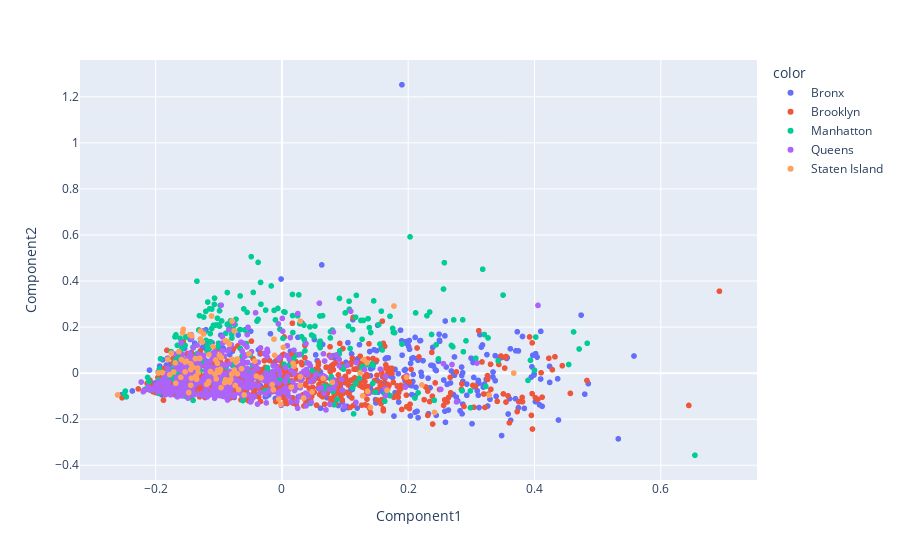

The code cell stored with this chart in its notebook:
### Code cell
res = pd.read_csv("DataFiles/FDNY/ISOMAP_data2018.csv")

df = res[["Povertyrate","Unemploymentrate","total","popu"]].copy()
iso = manifold.Isomap(n_neighbors=10, n_components=2)
iso.fit(df)
manifold_2Da = iso.transform(df)
manifold_2D = pd.DataFrame(manifold_2Da, columns=['Component1', 'Component2'])

comp1 = manifold_2D.Component1.values
comp2 = manifold_2D.Component2.values
manifold_2D["Geoid"] = res.Geoid.values
color = res.borough.values
colormap = np.array(['r',    'g',    'b',  'yellow', 'purple'])
boro =  np.array(['Bronx','Staten Island', 'Brooklyn', 'Manhatton', 'Queens'])
#360050,360850,360470,360471,360610,360810

#plt.scatter(comp1,comp2, c = colormap[color],alpha = 0.6)

fig = px.scatter(manifold_2D, x="Component1", y="Component2", color = boro[color],hover_data=['Geoid'])
fig.show()

### Figure 1 — Plotly figure (JSON) as saved in the notebook; plotly's stock layout.template omitted (floating-point values rounded to 4 significant figures; data arrays with more than 128 entries replaced by an {"elided": "..."} marker saying what was removed)
{"data": [{"customdata": {"elided": "422x1 str values"}, "hoverlabel": {"namelength": 0}, "hovertemplate": "color=Bronx<br>Component1=%{x}<br>Component2=%{y}<br>Geoid=%{customdata[0]}", "legendgroup": "Bronx", "marker": {"color": "#636efa", "symbol": "circle"}, "mode": "markers", "name": "Bronx", "showlegend": true, "type": "scattergl", "x": {"elided": "422 float values"}, "xaxis": "x", "y": {"elided": "422 float values"}, "yaxis": "y"}, {"customdata": {"elided": "697x1 str values"}, "hoverlabel": {"namelength": 0}, "hovertemplate": "color=Brooklyn<br>Component1=%{x}<br>Component2=%{y}<br>Geoid=%{customdata[0]}", "legendgroup": "Brooklyn", "marker": {"color": "#EF553B", "symbol": "circle"}, "mode": "markers", "name": "Brooklyn", "showlegend": true, "type": "scattergl", "x": {"elided": "697 float values"}, "xaxis": "x", "y": {"elided": "697 float values"}, "yaxis": "y"}, {"customdata": {"elided": "272x1 str values"}, "hoverlabel": {"namelength": 0}, "hovertemplate": "color=Manhatton<br>Component1=%{x}<br>Component2=%{y}<br>Geoid=%{customdata[0]}", "legendgroup": "Manhatton", "marker": {"color": "#00cc96", "symbol": "circle"}, "mode": "markers", "name": "Manhatton", "showlegend": true, "type": "scattergl", "x": {"elided": "272 float values"}, "xaxis": "x", "y": {"elided": "272 float values"}, "yaxis": "y"}, {"customdata": {"elided": "502x1 str values"}, "hoverlabel": {"namelength": 0}, "hovertemplate": "color=Queens<br>Component1=%{x}<br>Component2=%{y}<br>Geoid=%{customdata[0]}", "legendgroup": "Queens", "marker": {"color": "#ab63fa", "symbol": "circle"}, "mode": "markers", "name": "Queens", "showlegend": true, "type": "scattergl", "x": {"elided": "502 float values"}, "xaxis": "x", "y": {"elided": "502 float values"}, "yaxis": "y"}, {"customdata": [["36085001700.jpg"], ["36085000600.jpg"], ["36085000700.jpg"], ["36085000300.jpg"], ["36085000800.jpg"], ["36085000900.jpg"], ["36085002001.jpg"], ["36085002002.jpg"], ["36085013204.jpg"], ["36085002100.jpg"], ["36085002700.jpg"], ["36085002900.jpg"], ["36085001100.jpg"], ["36085003300.jpg"], ["36085003600.jpg"], ["36085003900.jpg"], ["36085004000.jpg"], ["36085004700.jpg"], ["36085005000.jpg"], ["36085005900.jpg"], ["36085006400.jpg"], ["36085007000.jpg"], ["36085007400.jpg"], ["36085007500.jpg"], ["36085007700.jpg"], ["36085008100.jpg"], ["36085014605.jpg"], ["36085009601.jpg"], ["36085009602.jpg"], ["36085009700.jpg"], ["36085010500.jpg"], ["36085011201.jpg"], ["36085011202.jpg"], ["36085011401.jpg"], ["36085011402.jpg"], ["36085012100.jpg"], ["36085012200.jpg"], ["36085012500.jpg"], ["36085012804.jpg"], ["36085013201.jpg"], ["36085014606.jpg"], ["36085013302.jpg"], ["36085013400.jpg"], ["36085013800.jpg"], ["36085014100.jpg"], ["36085027704.jpg"], ["36085020804.jpg"], ["36085014700.jpg"], ["36085015100.jpg"], ["36085015601.jpg"], ["36085015602.jpg"], ["36085015603.jpg"], ["36085016901.jpg"], ["36085017010.jpg"], ["36085017300.jpg"], ["36085017600.jpg"], ["36085017700.jpg"], ["36085018701.jpg"], ["36085018702.jpg"], ["36085018901.jpg"], ["36085018902.jpg"], ["36085019700.jpg"], ["36085020100.jpg"], ["36085020700.jpg"], ["36085030302.jpg"], ["36085020801.jpg"], ["36085017008.jpg"], ["36085020803.jpg"], ["36085021300.jpg"], ["36085022300.jpg"], ["36085022600.jpg"], ["36085023100.jpg"], ["36085023900.jpg"], ["36085024700.jpg"], ["36085024800.jpg"], ["36085025100.jpg"], ["36085027301.jpg"], ["36085027302.jpg"], ["36085030301.jpg"], ["36085027702.jpg"], ["36085027900.jpg"], ["36085017005.jpg"], ["36085029102.jpg"], ["36085031901.jpg"], ["36085031902.jpg"], ["36085032300.jpg"], ["36085013203.jpg"], ["36085017007.jpg"], ["36085029104.jpg"], ["36085029103.jpg"], ["36085014604.jpg"], ["36085017009.jpg"], ["36085022800.jpg"], ["36085024401.jpg"], ["36085024402.jpg"], ["36085027705.jpg"], ["36085027706.jpg"], ["36085006700.jpg"], ["36085018100.jpg"], ["36085019800.jpg"], ["36085012805.jpg"], ["36085012806.jpg"], ["36085014607.jpg"], ["36085014608.jpg"], ["36085017011.jpg"], ["36085017012.jpg"]], "hoverlabel": {"namelength": 0}, "hovertemplate": "color=Staten Island<br>Component1=%{x}<br>Component2=%{y}<br>Geoid=%{customdata[0]}", "legendgroup": "Staten Island", "marker": {"color": "#FFA15A", "symbol": "circle"}, "mode": "markers", "name": "Staten Island", "showlegend": true, "type": "scattergl", "x": [0.1401, -0.01535, 0.2215, -0.004874, -0.09587, 0.1278, -0.116, -0.08089, -0.1443, 0.1238, 0.2417, 0.3672, 0.06532, -0.1366, -0.09066, -0.1191, 0.1775, -0.1326, -0.0331, -0.06872, 0.02894, -0.01253, -0.06394, 0.1665, 0.03431, 0.1348, -0.169, -0.1019, -0.1534, -0.0705, -0.04299, -0.1155, 0.00215, 0.02877, -0.1355, -0.08278, -0.1713, 0.04767, -0.09818, -0.1476, -0.1241, 0.07982, -0.09979, -0.07568, -0.09643, -0.1335, -0.1752, -0.1954, -0.137, -0.1429, -0.1777, -0.07544, -0.1041, -0.07888, 0.1357, -0.1512, -0.1562, -0.05977, -0.1573, -0.07089, -0.07266, -0.1445, -0.1131, 0.13, -0.01164, 0.02927, -0.129, -0.08561, 0.01761, -0.01358, -0.1115, 0.01931, 0.01462, -0.1351, -0.1301, -0.1632, -0.04048, -0.1061, -0.1049, -0.08315, -0.1681, -0.1809, -0.08923, 0.3281, 0.1973, -0.001633, -0.09891, -0.159, -0.1461, -0.08951, -0.1291, -0.1533, -0.2602, -0.109, -0.1443, -0.0788, -0.07391, -0.1896, -0.07933, -0.126, -0.1433, -0.05216, -0.102, -0.1601, -0.1411, -0.09738], "xaxis": "x", "y": [-0.1484, -0.0497, -0.05119, -0.1126, 0.06724, -0.09854, -0.03664, -0.02678, 0.04043, 0.0008479, -0.1707, 0.0002338, -0.02265, -0.01398, -0.04146, -0.04868, 0.2914, 0.001624, -0.02068, -0.07131, -0.01589, 0.1478, 0.01943, -0.07443, -0.108, 0.04572, 0.04475, 0.01244, 0.00517, -0.002836, 0.05223, 0.08033, 0.112, -0.05389, -0.01562, -0.03929, 0.004936, -0.08138, 0.01058, -0.08443, 0.1699, -0.03989, 0.003566, 0.1837, -0.06288, 0.02128, 0.0865, 0.000676, 0.06292, 0.1618, -0.006553, 0.01348, -0.02513, 0.2263, -0.07904, 0.0522, 0.1904, -0.09483, 0.1756, 0.06119, 0.04745, -0.05231, 0.006832, 0.05899, 0.0772, 0.2258, 0.1822, 0.1368, 0.04316, -0.07183, 0.248, 0.03044, -0.06111, -0.0267, 0.06383, 0.09328, -0.01281, -0.004197, 0.05717, 0.1253, -0.04369, 0.06018, -0.02881, -0.09597, -0.01731, -0.1353, 0.07787, 0.05878, 0.1669, 0.1412, 0.1482, 0.04832, -0.09469, 0.1154, 0.01522, 0.06012, -0.0535, 0.002535, -0.004262, 0.1351, -0.02197, 0.08401, 0.04262, -0.01828, 0.02496, 0.01676], "yaxis": "y"}], "layout": {"legend": {"title": {"text": "color"}, "tracegroupgap": 0}, "margin": {"t": 60}, "xaxis": {"anchor": "y", "domain": [0, 1], "title": {"text": "Component1"}}, "yaxis": {"anchor": "x", "domain": [0, 1], "title": {"text": "Component2"}}}}
